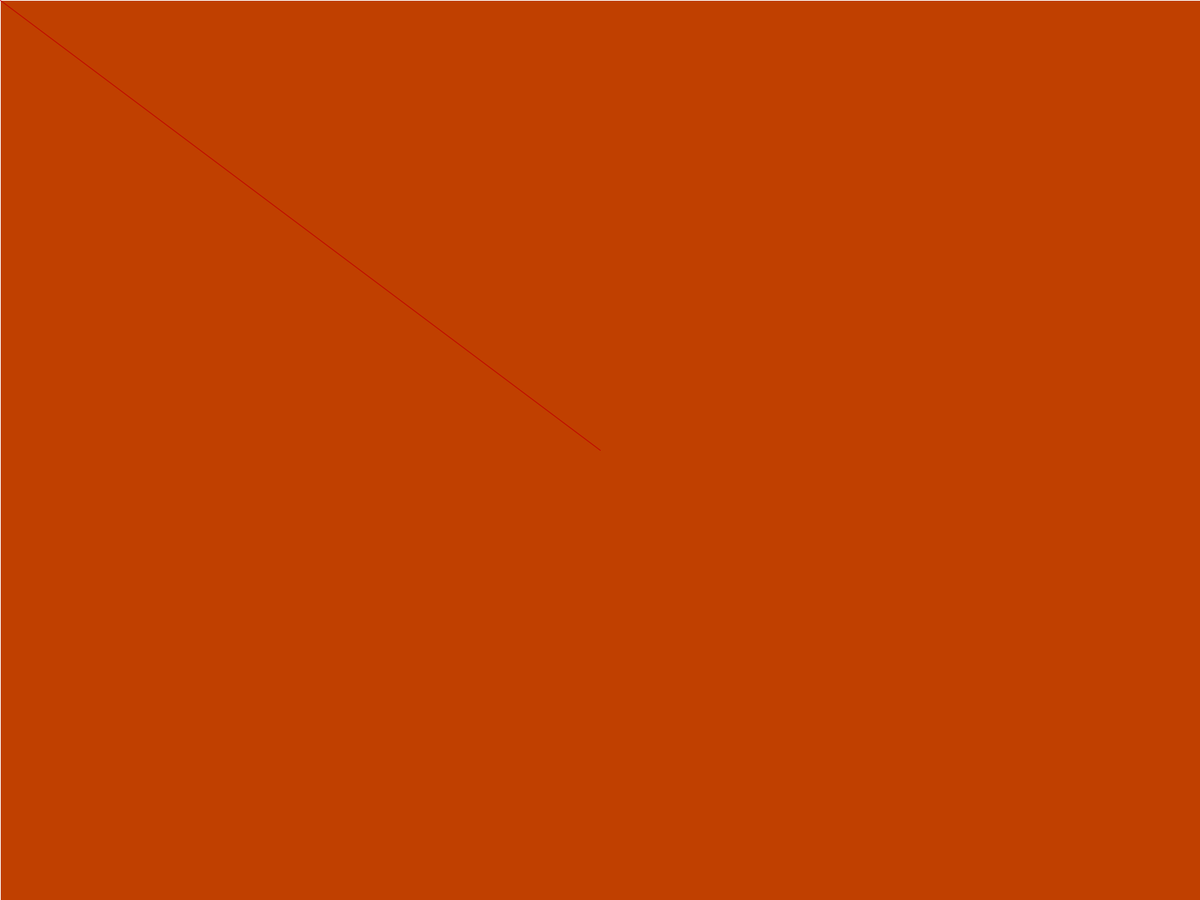
Frame 1 (no input)
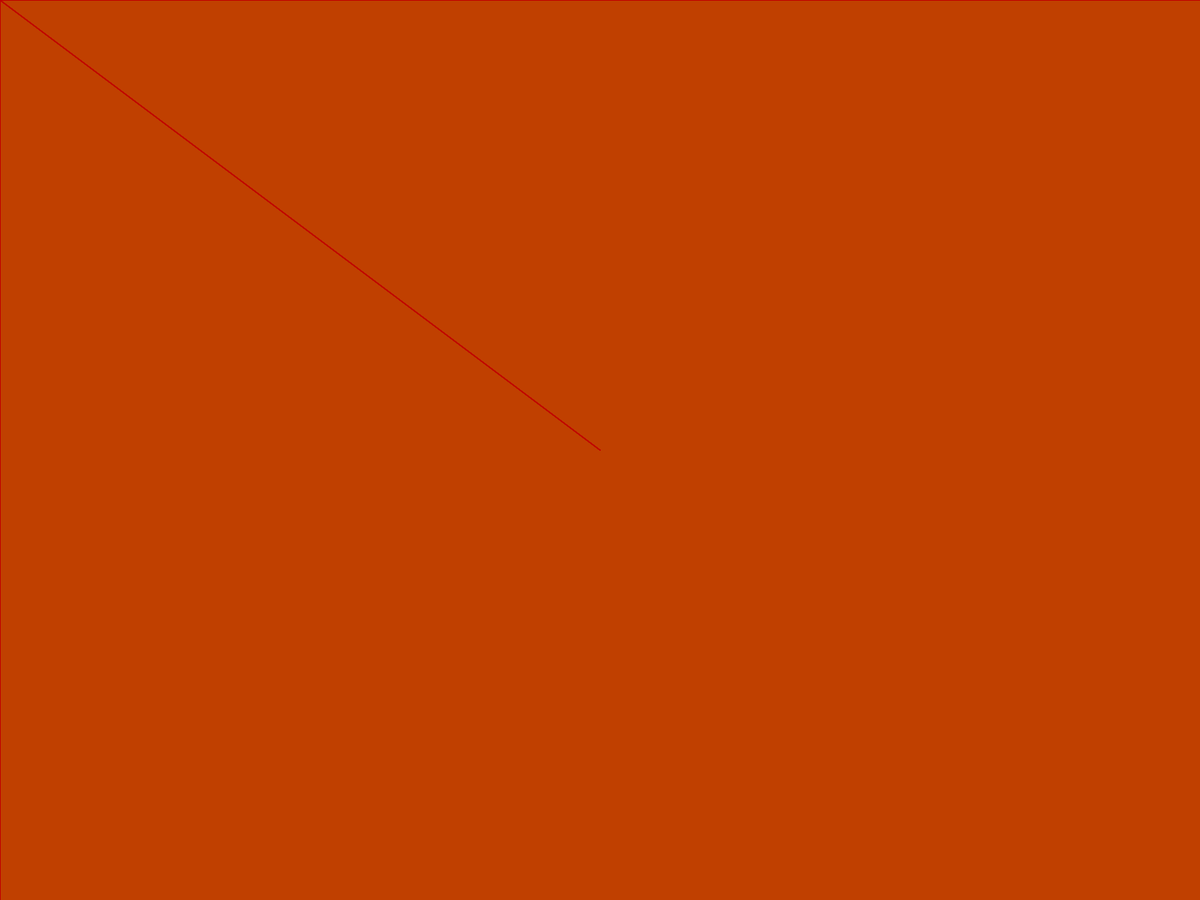
Frame 60 (the mouse pressed at the canvas centre just before this capture)
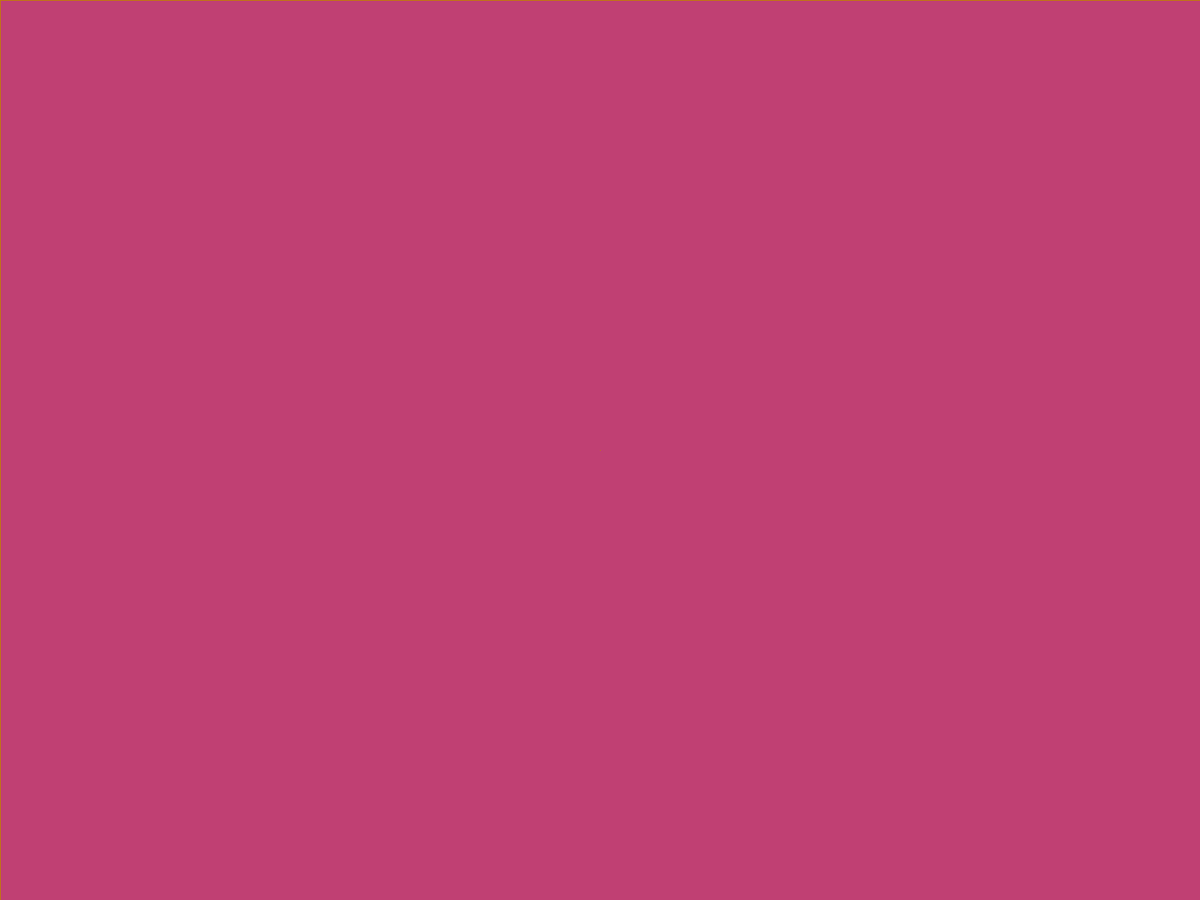
Frame 120 (the mouse held since frame 60 and released just before this capture)

The Processing sketch that drew these frames (run headless with seeded random() and noise(); from frame 60 on, the mouse is pressed at the canvas centre):

// Processing sketch: sketch_210215a
// ── sketch_210215a.pde
void setup(){
  fullScreen();
  background(192, 64, 0);
  stroke(255);
}

void draw() {
 fill(192,64,float(mouseX)/width*255,10);
 rect(0,0,width,height);
 stroke(192,float(mouseY)/height*255,0);
 line(float(width)/2, float(height)/2, mouseX, mouseY); 
 
}
void mousePressed(){
   fill(0,192,64);
   rect(0,0, width, height);
 }
